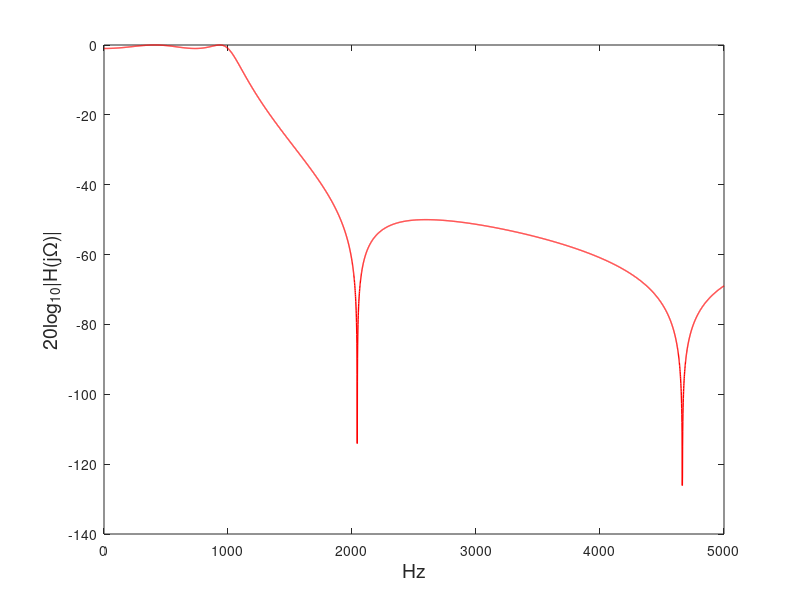

Write the MATLAB code that produced this figure. (Note: this script raises an error after producing the figure.)
clc;
clear all;
fp = 1000;  %1kHz
fstop = 3000;% 3kHz
wp = 2*pi*fp;
ws = 2*pi*fstop;
Rp = 1; 
As = 50;
%设计Ellip 滤波器
[N,wc] = ellipord(wp,ws,Rp,As,'s');
[num,den] = ellip(N,Rp,As,wc,'s');

w = linspace(0,2*pi*5000,5000);
H = freqs(num,den,w);%滤波器的频率响应
plot(w/(2*pi),20*log10(abs(H)+eps),'r','LineWidth',1);
xlabel('Hz','FontSize',14);
ylabel('20log_1_0|H(j\Omega)|','FontSize',14);
%计算Rp 和As
w = [wp ws];
H = freqs(num,den,w);
fprintf('Rp = %.4f\n',-20*log10(abs(H(1))));
fprintf('As = %.4f\n',-20*log10(abs(H(2))));
N
figure(2);
pzmap(num,den);
